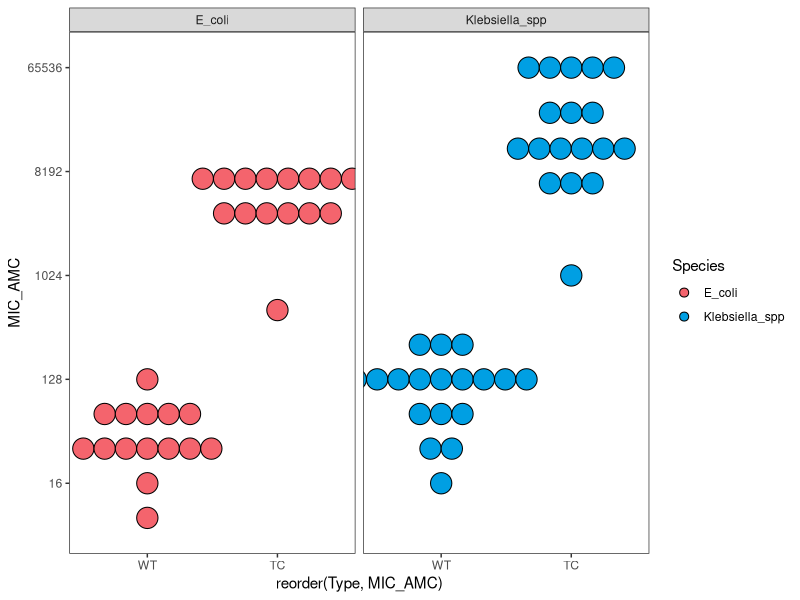
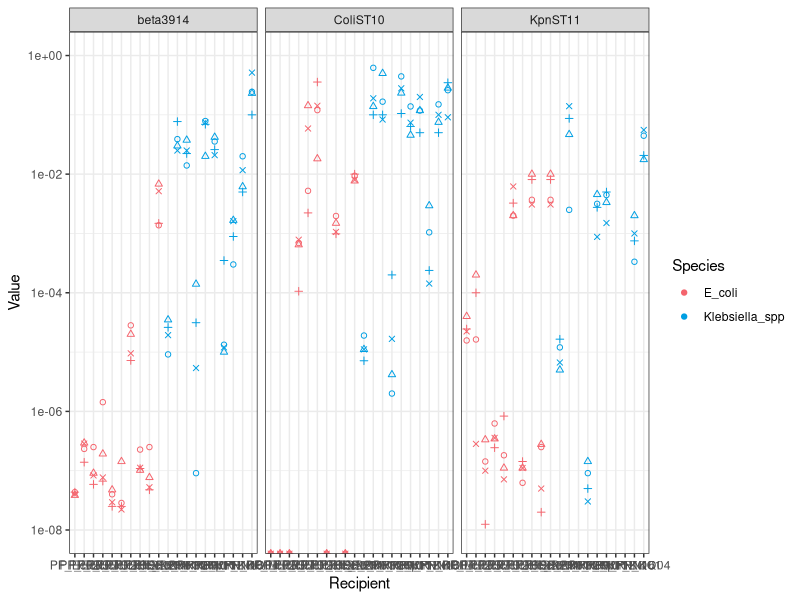
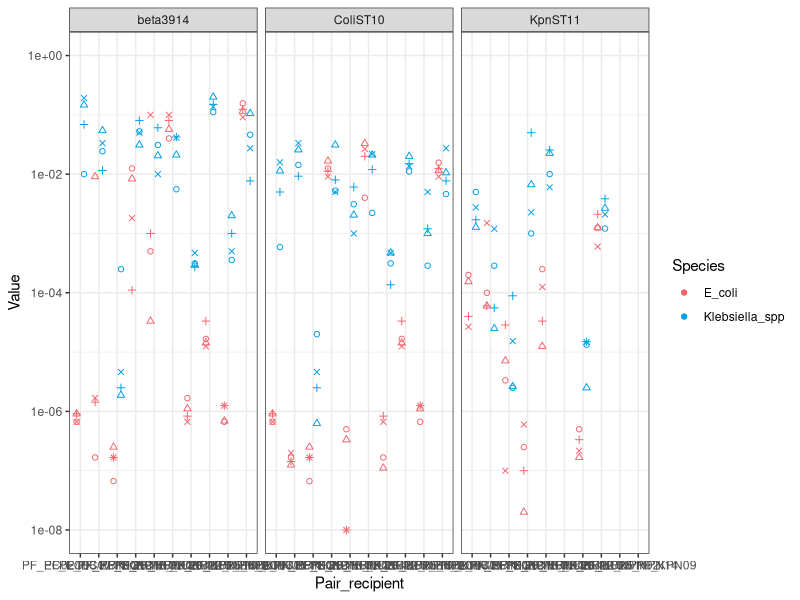
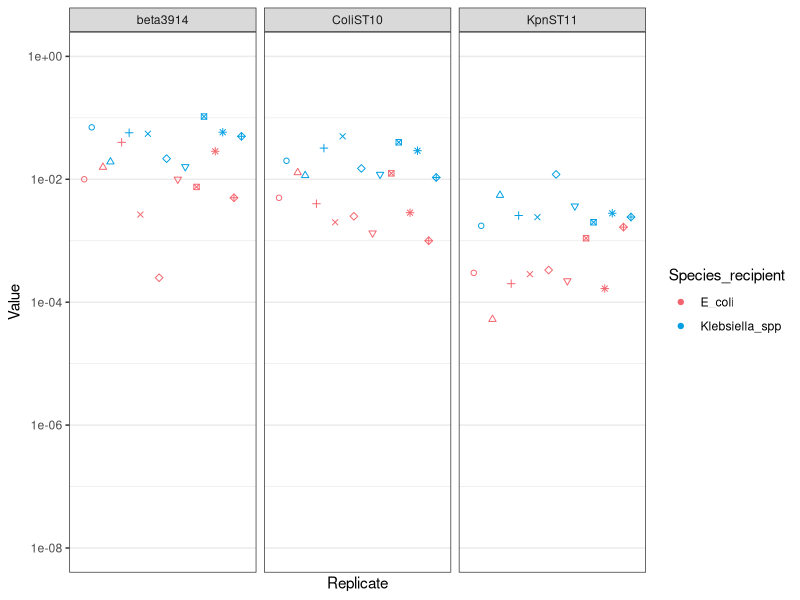
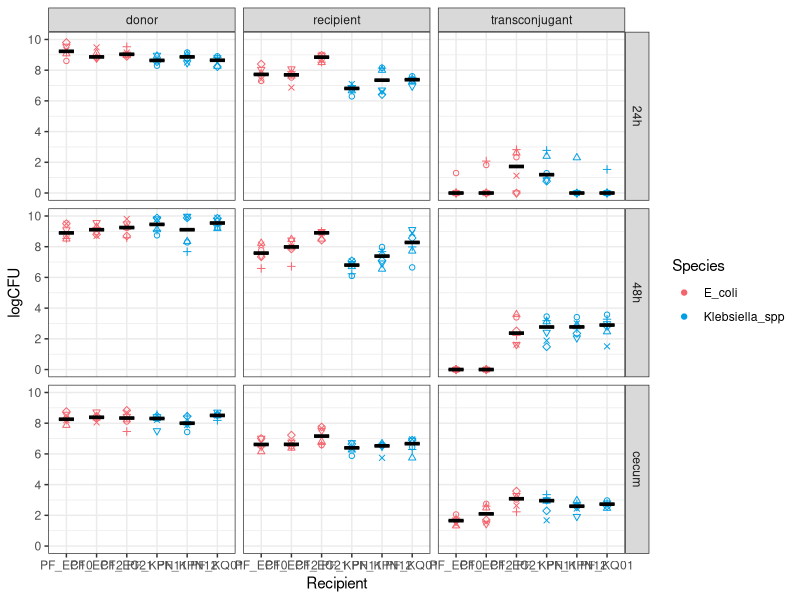
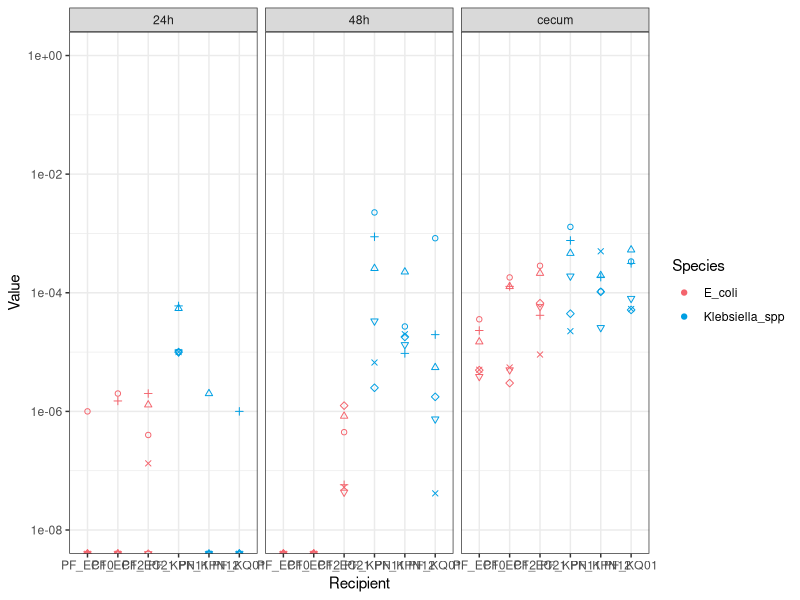
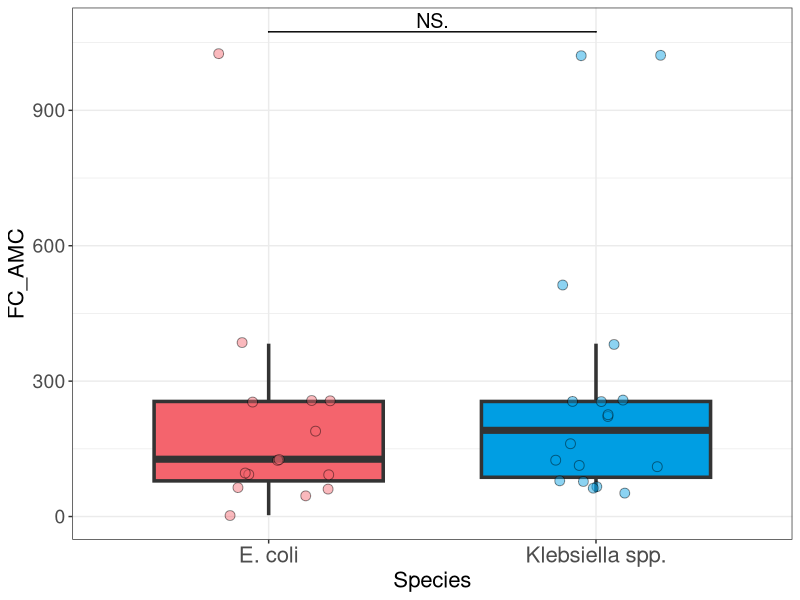
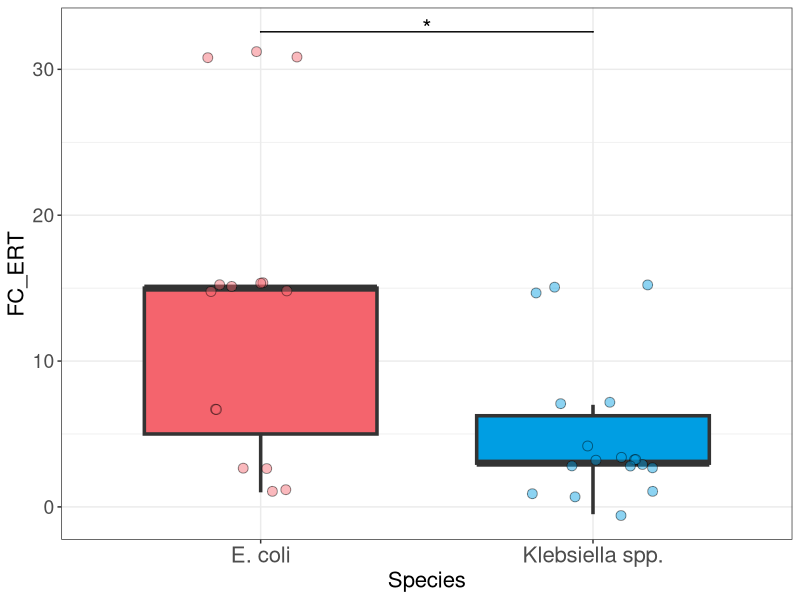

These figures' R source, in order:

library(tidyverse)
library(ggpubr)
library(readxl)
library(ggplot2)

#Figure 1A. MICs

MICS<- read_excel("source_data.xlsx", 
                        sheet = "MICs (Fig. 1A)")
MICS %>%
  ggplot(aes(fill=Species, reorder(Type, MIC_AMC), MIC_AMC))+ # Change here the antibiotic to plot
  geom_line(aes(group=Strain), color="grey50")+
  scale_fill_manual(values=c("#f4646dff", "#009fe3ff"))+
  geom_dotplot(binaxis='y', stackdir='center',
               stackratio=1, dotsize=.88, binwidth =.7)+
  scale_y_continuous(trans= ('log2'), breaks =c(16,128,1024,8192,65536))+
  facet_grid(~Species)+
  theme_bw()+
  theme(panel.background = element_blank(), panel.grid = element_blank())

#Figure 2A. One recipient conjugation frequencies

CC_single <- read_excel("source_data.xlsx", 
                        sheet = "Single conjugations (Fig. 2A)")

ggplot(CC_single, aes(x=Recipient, y=Value, color=Species, shape=Replicate)) +
  geom_jitter(position=position_dodge(0.8))+
  scale_color_manual(values=c("#f4646dff", "#009fe3ff"))+
  scale_shape_identity()+
  scale_y_continuous(trans = 'log10', limits = c(1e-08, 1e-00), 
                     breaks = c(1e-08, 1e-06, 1e-04, 1e-02, 1e-00))+
  facet_grid(~Donor)+
  theme_bw()

#Figure 2B. Recipient pairs conjugation frequencies

CC_pairs <- read_excel("source_data.xlsx", 
                       sheet = "Paired conjugations (Fig. 2B)")

ggplot(CC_pairs, aes(x=Pair_recipient, y=Value, color=Species, shape=Replicate)) +
  geom_jitter(position=position_dodge(0.8))+
  scale_color_manual(values=c("#f4646dff", "#009fe3ff"))+
  scale_shape_identity()+
  scale_y_continuous(trans = 'log10', limits = c(1e-08, 1e-00), 
                     breaks = c(1e-08, 1e-06, 1e-04, 1e-02, 1e-00))+
  facet_grid(~Donor)+
  theme_bw()

#Figure 2C. Recipients pool conjugation frequencies

CC_pool <- read_excel("source_data.xlsx", 
                      sheet = "Pool conjugations (Fig. 2C)")

ggplot(CC_pool, aes(x=Replicate, y=Value, color=Species_recipient, shape=Replicate)) +
  geom_jitter(position=position_dodge(0.8))+
  scale_color_manual(values=c("#f4646dff", "#009fe3ff"))+
  scale_shape_identity()+
  scale_y_continuous(trans = 'log10', limits = c(1e-08, 1e-00), 
                     breaks = c(1e-08, 1e-06, 1e-04, 1e-02, 1e-00))+
  scale_x_discrete('Replicate')+
  facet_grid(~Donor)+
  theme_bw()

#Figure 3A. Mouse gut colonization levels

cfu <- read_excel("source_data.xlsx", 
                         sheet = "Colonization levels (Fig. 3A)")

ggplot(cfu, aes(x=Recipient, y=logCFU, color=Species, shape=Replicate)) +
  geom_jitter(position=position_dodge(0.8))+
  stat_summary(fun.y = median, fun.ymin = median, fun.ymax = median,
               geom = "crossbar", width = 0.5, color= "black")+
  scale_color_manual(values=c("#f4646dff", "#009fe3ff"))+
  scale_shape_identity()+
  scale_y_continuous(limits = c(0, 10), breaks = c(0,2, 4, 6, 8,10))+
  facet_grid(Sample ~ Type)+
  theme_bw()

#Figure 3B. In vivo conjugation frequencies

conj_mice <- read_excel("source_data.xlsx", 
                        sheet = "Conjugation freqs (Fig. 3B)")

ggplot(conj_mice, aes(x=Recipient, y=Value, color=Species, shape=Replicate)) +
  geom_jitter(position=position_dodge(0.8))+
  #stat_summary(fun.y = median, fun.ymin = median, fun.ymax = median,
  #geom = "crossbar", width = 0.5, color= "black")+
  scale_color_manual(values=c("#f4646dff", "#009fe3ff"))+
  scale_shape_identity()+
  scale_y_continuous(trans = 'log10', limits = c(1e-08, 1e-00), 
                     breaks = c(1e-08, 1e-06, 1e-04, 1e-02, 1e-00))+
  facet_grid(~Sample)+
  theme_bw()


#Statistical analysis

#Paired Wilcoxon test for recipient pairs conjugations

pairwise.wilcox.test(CC_pairs$Value, CC_pairs$Species , paired = TRUE, alternative= "greater", p.adjust.method = "holm")

#Kruskal-wallis test for single and pool conjugations in vitro and in vivo conjugations

kruskal.test(Value ~ interaction(Donor,Species_recipient), data = CC_pool %>% filter(Donor=="beta3914"))



#Figs Supp AMC

MIC_TC <- MICS[MICS$Type == "TC",]

#Fold change MIC
ggplot(MIC_TC, aes(x=Species, y=FC_AMC, fill=Species)) +
  geom_boxplot(outlier.shape=NA, notch=F, show.legend = FALSE, lwd=1.2, width = 0.7) +
  geom_point(position=position_jitter(width=0.2), alpha=0.45, shape=21, show.legend = FALSE, size = 3) +
  theme_bw() + scale_fill_manual(values=c("#f4646dff", "#009ee3ff")) +
  theme(text = element_text(size=16)) + theme(axis.text.x = element_text(size = 16)) + theme(axis.text.y = element_text(size = 14)) +
  scale_x_discrete(labels=c("E_coli"="E. coli", "Klebsiella_spp"="Klebsiella spp.")) +
  geom_signif(comparisons = list(c("E_coli", "Klebsiella_spp")), map_signif_level=TRUE, margin_top = 0.05, textsize = 5, vjust = 0.1, tip_length = 0)
ggplot(MIC_TC, aes(x=Species, y=FC_ERT, fill=Species)) +
  geom_boxplot(outlier.shape=NA, notch=F, show.legend = FALSE, lwd=1.2, width = 0.7) +
  geom_point(position=position_jitter(width=0.2), alpha=0.45, shape=21, show.legend = FALSE, size = 3) +
  theme_bw() + scale_fill_manual(values=c("#f4646dff", "#009ee3ff")) + 
  theme(text = element_text(size=16)) + theme(axis.text.x = element_text(size = 16)) + theme(axis.text.y = element_text(size = 14)) +
  scale_x_discrete(labels=c("E_coli"="E. coli", "Klebsiella_spp"="Klebsiella spp.")) +
  geom_signif(comparisons = list(c("E_coli", "Klebsiella_spp")), map_signif_level=TRUE, margin_top = 0.05, textsize = 6, vjust = 0.6, tip_length = 0)
ggplot(MIC_TC, aes(x=Species, y=FC_IMP, fill=Species)) +
  geom_boxplot(outlier.shape=NA, notch=F, show.legend = FALSE, lwd=1.2, width = 0.7) +
  geom_point(position=position_jitter(width=0.2), alpha=0.45, shape=21, show.legend = FALSE, size = 3) +
  theme_bw() + scale_fill_manual(values=c("#f4646dff", "#009ee3ff")) + 
  theme(text = element_text(size=16)) + theme(axis.text.x = element_text(size = 16)) + theme(axis.text.y = element_text(size = 14)) +
  scale_x_discrete(labels=c("E_coli"="E. coli", "Klebsiella_spp"="Klebsiella spp.")) +
  geom_signif(comparisons = list(c("E_coli", "Klebsiella_spp")), map_signif_level=TRUE, margin_top = 0.05, textsize = 5, vjust = 0.1, tip_length = 0)
ggplot(MIC_TC, aes(x=Species, y=FC_MER, fill=Species)) +
  geom_boxplot(outlier.shape=NA, notch=F, show.legend = FALSE, lwd=1.2, width = 0.7) +
  geom_point(position=position_jitter(width=0.2), alpha=0.45, shape=21, show.legend = FALSE, size = 3) +
  theme_bw() + scale_fill_manual(values=c("#f4646dff", "#009ee3ff")) + 
  theme(text = element_text(size=16)) + theme(axis.text.x = element_text(size = 16)) + theme(axis.text.y = element_text(size = 14)) +
  scale_x_discrete(labels=c("E_coli"="E. coli", "Klebsiella_spp"="Klebsiella spp.")) +
  geom_signif(comparisons = list(c("E_coli", "Klebsiella_spp")), map_signif_level=TRUE, margin_top = 0.05, textsize = 5, vjust = 0.1, tip_length = 0)

#Delta MIC
ggplot(MIC_TC, aes(x=Species, y=delta_AMC, fill=Species)) +
  geom_boxplot(outlier.shape=NA, notch=F, show.legend = FALSE, lwd=1.2, width = 0.7) +
  geom_point(position=position_jitter(width=0.2), alpha=0.45, shape=21, show.legend = FALSE, size = 3) +
  theme_bw() + scale_fill_manual(values=c("#f4646dff", "#009ee3ff")) + 
  theme(text = element_text(size=16)) + theme(axis.text.x = element_text(size = 16)) + theme(axis.text.y = element_text(size = 14)) +
  scale_x_discrete(labels=c("E_coli"="E. coli", "Klebsiella_spp"="Klebsiella spp.")) +
  geom_signif(comparisons = list(c("E_coli", "Klebsiella_spp")), map_signif_level=TRUE, margin_top = 0.05, textsize = 6, vjust = 0.6, tip_length = 0)
ggplot(MIC_TC, aes(x=Species, y=delta_ERT, fill=Species)) +
  geom_boxplot(outlier.shape=NA, notch=F, show.legend = FALSE, lwd=1.2, width = 0.7) +
  geom_point(position=position_jitter(width=0.2), alpha=0.45, shape=21, show.legend = FALSE, size = 3) +
  theme_bw() + scale_fill_manual(values=c("#f4646dff", "#009ee3ff")) +
  theme(text = element_text(size=16)) + theme(axis.text.x = element_text(size = 16)) + theme(axis.text.y = element_text(size = 14)) +
  scale_x_discrete(labels=c("E_coli"="E. coli", "Klebsiella_spp"="Klebsiella spp.")) +
  geom_signif(comparisons = list(c("E_coli", "Klebsiella_spp")), map_signif_level=TRUE, margin_top = 0.05, textsize = 5, vjust = 0.1, tip_length = 0)
ggplot(MIC_TC, aes(x=Species, y=delta_IMP, fill=Species)) +
  geom_boxplot(outlier.shape=NA, notch=F, show.legend = FALSE, lwd=1.2, width = 0.7) +
  geom_point(position=position_jitter(width=0.2), alpha=0.45, shape=21, show.legend = FALSE, size = 3) +
  theme_bw() + scale_fill_manual(values=c("#f4646dff", "#009ee3ff")) + 
  theme(text = element_text(size=16)) + theme(axis.text.x = element_text(size = 16)) + theme(axis.text.y = element_text(size = 14)) +
  scale_x_discrete(labels=c("E_coli"="E. coli", "Klebsiella_spp"="Klebsiella spp.")) +
  geom_signif(comparisons = list(c("E_coli", "Klebsiella_spp")), map_signif_level=TRUE, margin_top = 0.05, textsize = 6, vjust = 0.6, tip_length = 0)
ggplot(MIC_TC, aes(x=Species, y=delta_MER, fill=Species)) +
  geom_boxplot(outlier.shape=NA, notch=F, show.legend = FALSE, lwd=1.2, width = 0.7) +
  geom_point(position=position_jitter(width=0.2), alpha=0.45, shape=21, show.legend = FALSE, size = 3) +
  theme_bw() + scale_fill_manual(values=c("#f4646dff", "#009ee3ff")) + 
  theme(text = element_text(size=16)) + theme(axis.text.x = element_text(size = 16)) + theme(axis.text.y = element_text(size = 14)) +
  scale_x_discrete(labels=c("E_coli"="E. coli", "Klebsiella_spp"="Klebsiella spp.")) +
  geom_signif(comparisons = list(c("E_coli", "Klebsiella_spp")), map_signif_level=TRUE, margin_top = 0.05, textsize = 5, vjust = 0.1, tip_length = 0)


#Conjugation rates
CC_tasas<- read_excel("source_data.xlsx",
                      sheet = "Conjugation rates (Fig. S14)")

order <- c("PF_EC02", "PF_EC03", "PF_EC07", "PF_EC10", "PF_EC12", "PF_EC16", "PF_EC19", "PF_EC21", "PF_EC22", "PF_EC25",
           "PF_KPN12", "PF_KQ01", "PF_KPN10", "PF_KPN11", "PF_KQ04", "PF_KPN16", "PF_KPN01", "PF_KPN02", "PF_KPN14", "PF_KPN09")
CC_tasas$Recipient <- factor(CC_tasas$Recipient, levels=order)

ggplot(CC_tasas, aes(x=Recipient, y=Value, color=Species, shape=Replicate)) +
  geom_jitter(position=position_dodge(0.8)) +
  scale_color_manual(values=c("#f4646dff", "#009fe3ff")) +
  scale_shape_identity() +
  scale_y_continuous(trans = 'log10') +
  theme_bw() +
  theme(axis.text.x = element_text(angle=-45, vjust=1, hjust=0))

